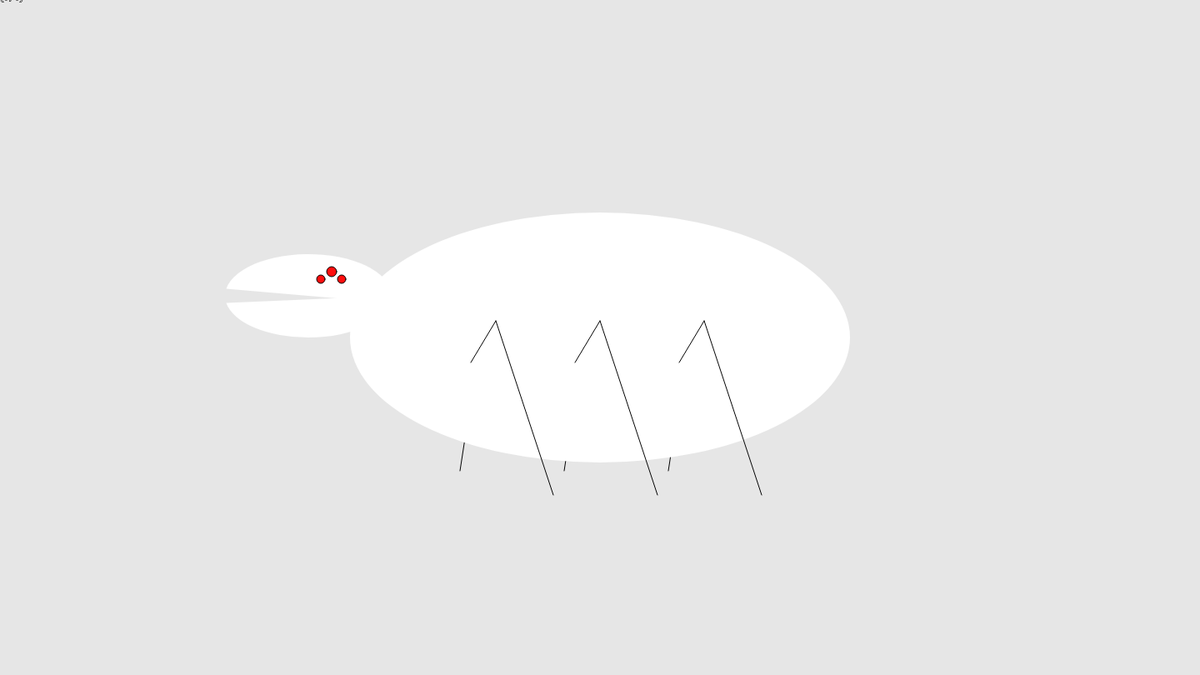
Frame 1 (no input)
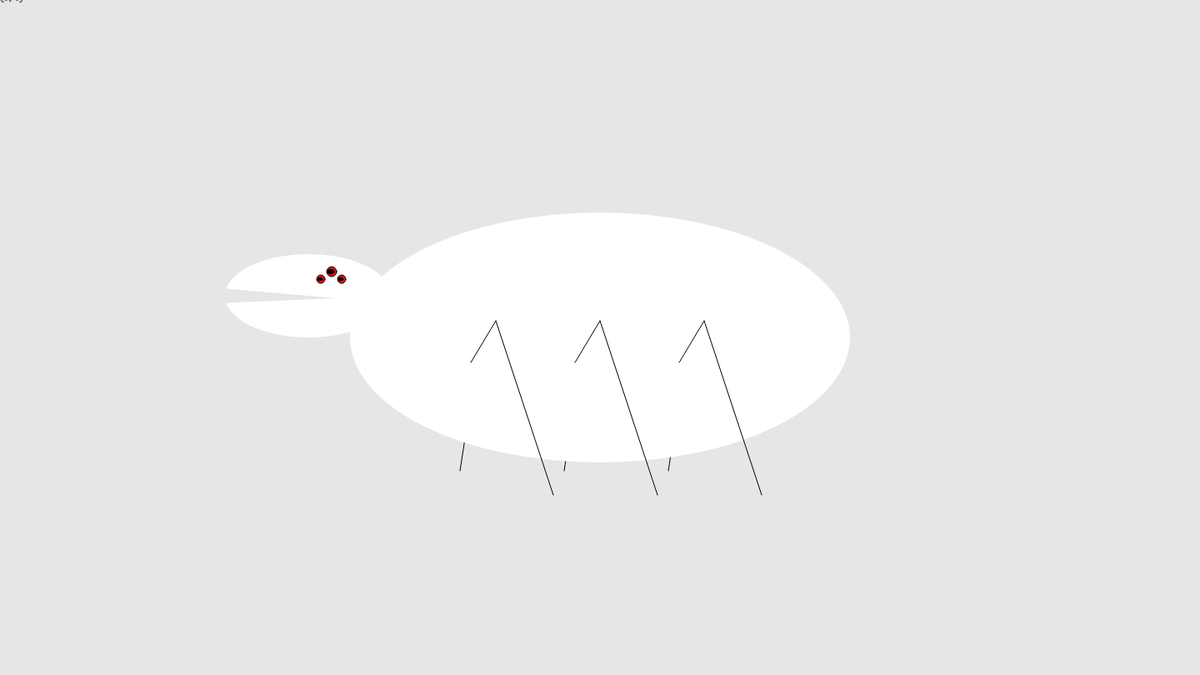
Frame 60 (no input)
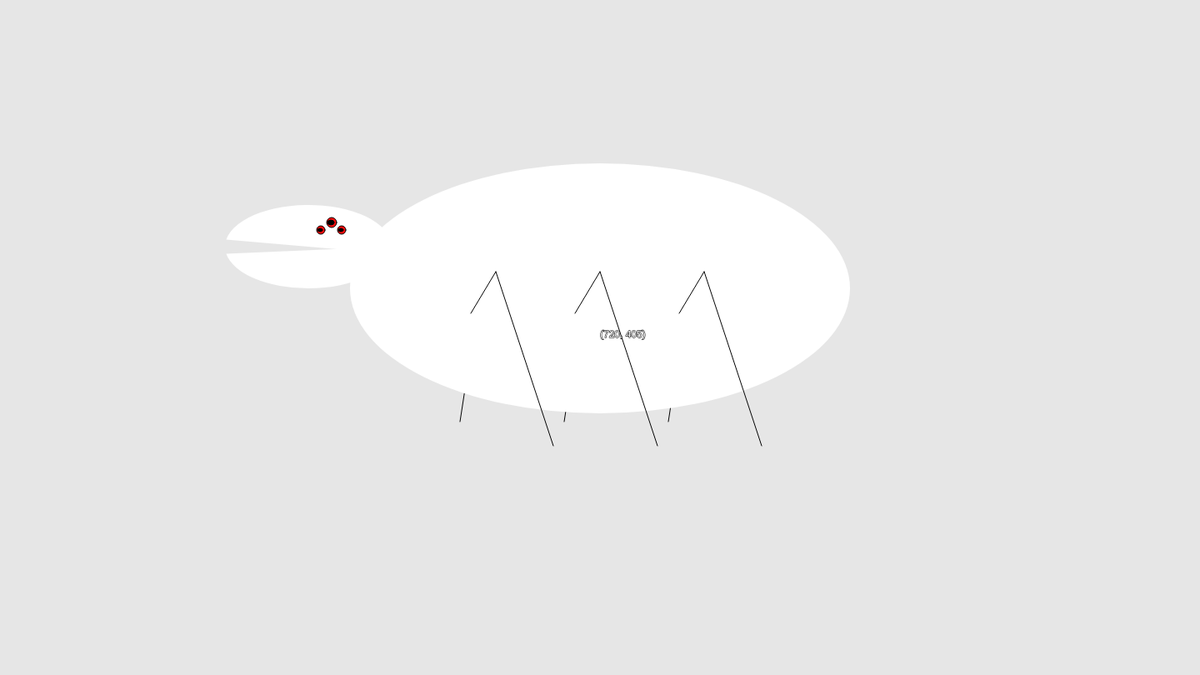
Frame 120 (the mouse pressed at the canvas centre since frame 60)

The p5.js sketch that drew these frames (run headless with seeded random() and noise() and a simulated clock; from frame 60 on, the mouse is pressed at the canvas centre):

// p5.js sketch
// ── sketch.js
var page=0;
var eyeDirection;
var jumpValue=0;
var jumpDir=1


function setup() {
  createCanvas(1440, 810);
}

function draw() {
  background(230);
  monster(720, 405-jumpValue);
  // call your monster function
  if (page == 0) {
    eyeDirection=map((mouseX/3)+180,380,390,0,2,true);
  } else {
    if (jumpValue==100) {
      jumpDir=-1;
    }
    if (jumpValue==0) {
      jumpDir=1;
    }
    if (jumpDir==1) {
      jumpValue=jumpValue+1;
    }
    if (jumpDir==-1) {
      jumpValue=jumpValue-1;
    }
  }
  print("page=" + page);
  print("jumpDir=" + jumpDir);
  print("jumpValue=" + jumpValue);
  // find coords
  text("(" + mouseX + ", " + mouseY + ")", mouseX, mouseY);
  //https://editor.p5js.org/prewiredonline/sketches/mA6XRFf-G
  }
  
function monster(x,y) {
  legB(x,y);
  legB(x+125,y);
  legB(x+250,y);
  body(x,y);
  head(x,y);
  legF(x,y);
  legF(x-125,y);
  legF(x+125,y);
  eyeB(x,y);
  eyeS(x,y);
  eyeS(x-25,y);
}
  
function body(x,y) {
  noStroke();
  ellipse(x, y, 600, 300);
}

function head(x,y) {
  arc(x-350, y-50, 200, 100, PI-sin(-0.08715574), 2*PI+sin(0.08715574), CHORD);
  arc(x-350, y-50, 200, 100, 0, PI+sin(-0.08715574), CHORD);
}

function legF(x,y) { //foreground legs
  stroke(0);
  line(x-30,y+30,x,y-20); //short segment
  line(x+69,y+189,x,y-20); //long segment
}

function legB(x,y) { //background legs
  fill(255);
  stroke(0);
  line(x-160,y+108,x-168,y+160);
}

function eyeB(x,y) {
  stroke(0);
  strokeWeight(1);
  fill(255, 14, 14);
  ellipse(x-322, y-79, 12, 12);
  fill(0);
  ellipse(x-323+eyeDirection,y-79,8,6);
}

function eyeS(x,y) {
  
  stroke(0);
  strokeWeight(1);
  fill(255, 14, 14);
  ellipse(x-310,y-70,10,10);
  fill(0);
  ellipse(x-311+eyeDirection,y-70, 6,4);
  fill(255);
}

function mousePressed() {
  page = 1-page;
}
  
